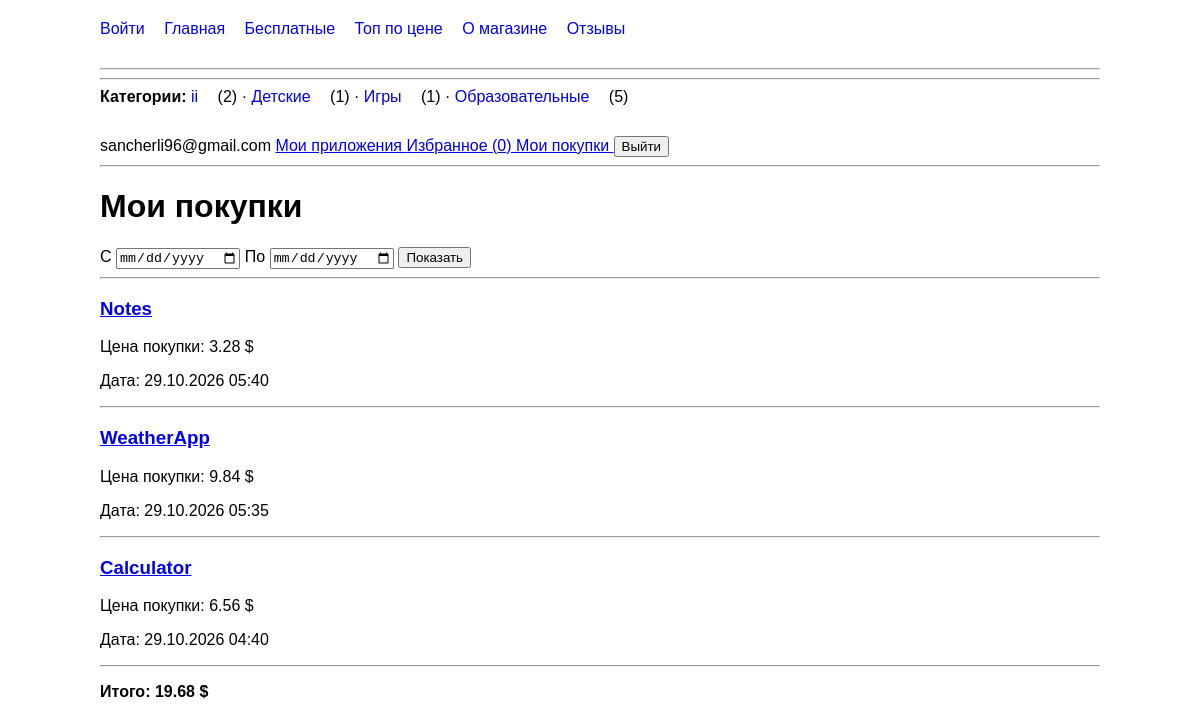
/my-purchases/ (signed in), run on an earlier commit of the app's database.
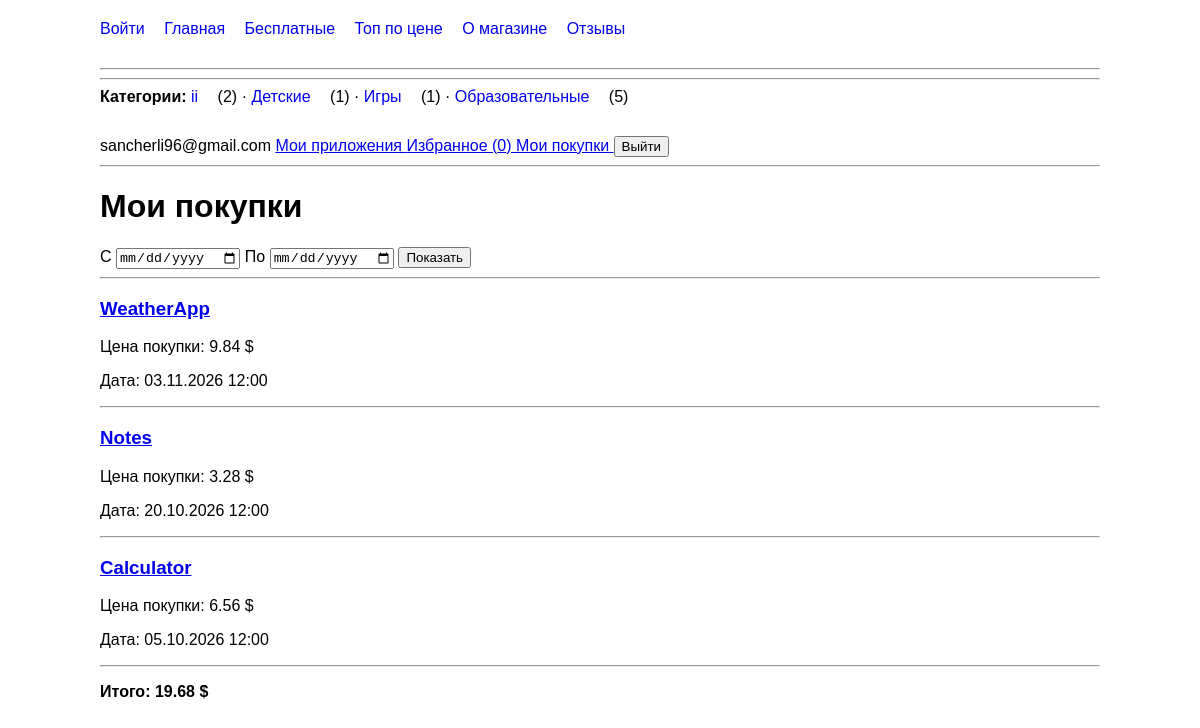
And on a later commit of the database.
### mainapp/models.py (models this page shows, shortened)
class Category(models.Model):
    name = models.CharField(max_length=50)

class Purchase(models.Model):
    user = models.ForeignKey(
        User,
        on_delete=models.CASCADE,
        related_name='purchases',
    )
    app = models.ForeignKey(
        App,
        on_delete=models.CASCADE,
        related_name='purchases',
    )
    paid_price = models.DecimalField(
        max_digits=10,
        decimal_places=2,
    )
    purchased_at = models.DateTimeField(
        auto_now_add=True,
    )
    class Meta:
        constraints = [
            models.UniqueConstraint(
                fields=['user', 'app'],
                name='unique_user_app_purchase',
            ),
        ]

class App(models.Model):
    name = models.CharField(max_length=200)
    description = models.TextField(blank=True)
    created_at = models.DateTimeField(auto_now_add=True)
    downloads = models.PositiveIntegerField(default=0)
    price = models.DecimalField(
        max_digits=10,
        decimal_places=2,
        default=0,
        validators=[
            MinValueValidator(
                0,
                message='Цена не может быть отрицательной.'
            ),
        ],
    )
    objects = models.Manager.from_queryset(AppQuerySet)()
    category = models.ForeignKey(
        Category,
        on_delete=models.CASCADE,
        null=True,
        blank=True,
        related_name='apps',
    )
    rating_avg = models.DecimalField(
        max_digits=3,
        decimal_places=2,
        default=0,
        editable=False,
    )
    rating_count = models.PositiveIntegerField(
        default=0,
        editable=False,
    )
    icon = models.ImageField(
        upload_to='icons/',
        blank=True,
    )
    author = models.ForeignKey(
        User,
        on_delete=models.SET_NULL,
        null=True,
        blank=True,
        related_name='apps',
    )
    favorited_by = models.ManyToManyField(
        User,
        related_name='favorite_apps',
        blank=True,
    )
    buyers = models.ManyToManyField(
        User,
        through='Purchase',
        related_name='purchased_apps',
        blank=True,
    )
    def get_absolute_url(self):
        return reverse(
            'mainapp:app_detail',
            kwargs={
                'app_id': self.id,
                'app_name': self.name,
            }
        )

### mainapp/views.py (the view, shortened to what this page needs)
# urls.py: path('my-purchases/',views.my_purchases,name='my_purchases',),
@login_required
def my_purchases(request):
    purchases = (
        Purchase.objects
        .filter(user=request.user)
        .select_related('app')
        .only(
            'id',
            'paid_price',
            'purchased_at',
            'app',
            'app__id',
            'app__name',
        )
        .order_by('-purchased_at')
    )
    form = PurchasePeriodForm(request.GET or None)
    total = (
        purchases.aggregate(
            total=Sum('paid_price')
        )['total']
        or Decimal('0.00')
    )
    return render(
        request,
        'mainapp/my_purchases.html',
        {
            'purchases': purchases,
            'total': total,
            'form': form,
        }
    )

### mainapp/forms.py (shortened to what this page needs)
class PurchasePeriodForm(forms.Form):
    date_from = forms.DateField(
        label='С',
        required=False,
        widget=forms.DateInput(
            attrs={'type': 'date'}
        ),
    )
    date_to = forms.DateField(
        label='По',
        required=False,
        widget=forms.DateInput(
            attrs={'type': 'date'}
        ),
    )

### mainapp/context_processors.py (called while the page is built)
def store_menu(request):
    nav_categories = (
        Category.objects
        .annotate(apps_count=Count('apps'))
        .order_by('name')
    )
    return {
        'nav_categories': nav_categories,
    }

### mainapp/templates/mainapp/my_purchases.html (shortened to what this page needs)
{% extends 'mainapp/base.html' %}
{% block content %}
<h1>Мои покупки</h1>
<form method="get">
    <label>
        С
        {{ form.date_from }}
    </label>
    <label>
        По
        {{ form.date_to }}
    </label>
    <button type="submit">
        Показать
    </button>
</form>
<hr>
{% for purchase in purchases %}
    <div>
        <h3>
            <a href="{{ purchase.app.get_absolute_url }}">
                {{ purchase.app.name }}
            </a>
        </h3>
        <p>
            Цена покупки:
            {{ purchase.paid_price|floatformat:2 }} $
        </p>
        <p>
            Дата:
            {{ purchase.purchased_at|date:"d.m.Y H:i" }}
        </p>
    </div>
    <hr>
{% empty %}
    <p>У вас пока нет покупок.</p>
{% endfor %}
<p>
    <strong>
        Итого: {{ total|floatformat:2 }} $
    </strong>
</p>
{% endblock %}

### mainapp/templates/mainapp/base.html (shortened to what this page needs)
{% load static %}
<!DOCTYPE html>
<html lang="ru">
<head>
    <link rel="stylesheet" href="{% static 'mainapp/style.css' %}">
</head>
<nav>
    <a href="{% url 'mainapp:login' %}">Войти</a>
    <a href="{% url 'mainapp:home' %}">Главная</a>
    <a href="{% url 'mainapp:free' %}">Бесплатные</a>
    <a href="{% url 'mainapp:top' %}">Топ по цене</a>
    <a href="{% url 'mainapp:about' %}">О магазине</a>
    <a href="{% url 'mainapp:reviews' %}">Отзывы</a>
</nav>
<hr>
<hr>
<nav>
    <strong>Категории:</strong>
    {% for category in nav_categories %}
        <a href="{% url 'mainapp:category_detail' category.id category.name %}">
            {{ category.name }}
        </a>
        ({{ category.apps_count }})
        {% if not forloop.last %}
            ·
        {% endif %}
    {% empty %}
        Категорий пока нет.
    {% endfor %}
</nav>
{% if request.user.is_authenticated %}
    <span>{{ request.user.username }}</span>
    <a href="{% url 'mainapp:my_apps' %}">
        Мои приложения
    </a>
    <a href="{% url 'mainapp:favorites' %}">
        Избранное ({{ request.user.favorite_apps.count }})
    </a>
    <a href="{% url 'mainapp:my_purchases' %}">
    Мои покупки
    </a>
    <form method="post"
          action="{% url 'mainapp:logout' %}"
          style="display:inline;">
        <button type="submit">Выйти</button>
    </form>
{% endif %}
<hr>
{% block content %}
{% endblock %}
</body>
</html>

What changed in the data, as far as the page shows it:
changed Purchase "WeatherApp": purchased_at "29.10.2026 05:35" → "03.11.2026 12:00"; moves up the list
changed Purchase "Notes": purchased_at "29.10.2026 05:40" → "20.10.2026 12:00"
changed Purchase "Calculator": purchased_at "29.10.2026 04:40" → "05.10.2026 12:00"
